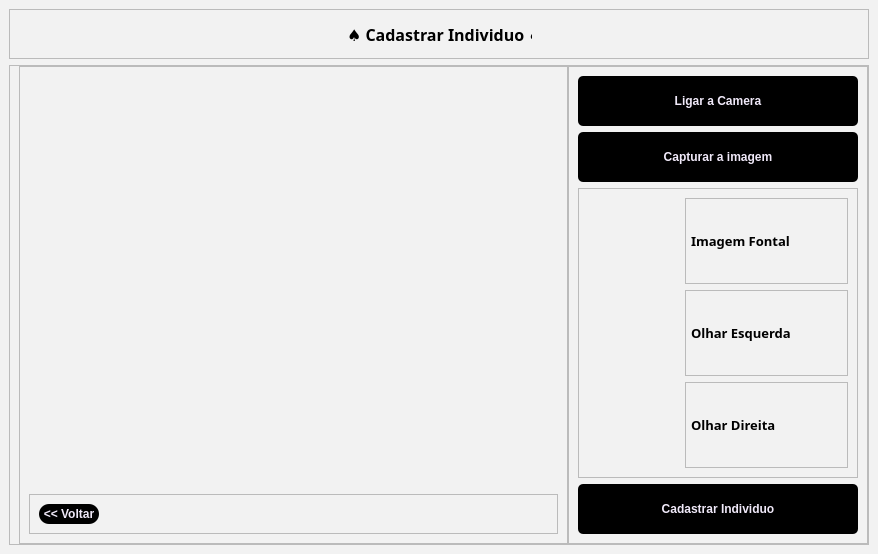
<?xml version="1.0" encoding="UTF-8"?>
<ui version="4.0">
 <class>MainWindow</class>
 <widget class="QMainWindow" name="MainWindow">
  <property name="geometry">
   <rect>
    <x>0</x>
    <y>0</y>
    <width>878</width>
    <height>545</height>
   </rect>
  </property>
  <property name="windowTitle">
   <string>MainWindow</string>
  </property>
  <property name="styleSheet">
   <string notr="true">background-color: rgb(242, 242, 242)</string>
  </property>
  <widget class="QWidget" name="centralwidget">
   <layout class="QVBoxLayout" name="verticalLayout_2">
    <item>
     <widget class="QFrame" name="frame_8">
      <property name="minimumSize">
       <size>
        <width>0</width>
        <height>50</height>
       </size>
      </property>
      <property name="frameShape">
       <enum>QFrame::StyledPanel</enum>
      </property>
      <property name="frameShadow">
       <enum>QFrame::Raised</enum>
      </property>
      <layout class="QHBoxLayout" name="horizontalLayout_5">
       <item>
        <spacer name="horizontalSpacer_7">
         <property name="orientation">
          <enum>Qt::Horizontal</enum>
         </property>
         <property name="sizeHint" stdset="0">
          <size>
           <width>349</width>
           <height>20</height>
          </size>
         </property>
        </spacer>
       </item>
       <item>
        <widget class="QLabel" name="label_5">
         <property name="minimumSize">
          <size>
           <width>185</width>
           <height>0</height>
          </size>
         </property>
         <property name="maximumSize">
          <size>
           <width>108</width>
           <height>16777215</height>
          </size>
         </property>
         <property name="font">
          <font>
           <family>Noto Sans Georgian</family>
           <pointsize>12</pointsize>
           <weight>75</weight>
           <bold>true</bold>
          </font>
         </property>
         <property name="styleSheet">
          <string notr="true">QLabel{
text-align: center;
}</string>
         </property>
         <property name="text">
          <string>♠ Cadastrar Individuo ♠</string>
         </property>
        </widget>
       </item>
       <item>
        <spacer name="horizontalSpacer_8">
         <property name="orientation">
          <enum>Qt::Horizontal</enum>
         </property>
         <property name="sizeHint" stdset="0">
          <size>
           <width>348</width>
           <height>20</height>
          </size>
         </property>
        </spacer>
       </item>
      </layout>
     </widget>
    </item>
    <item>
     <widget class="QFrame" name="frame_7">
      <property name="frameShape">
       <enum>QFrame::StyledPanel</enum>
      </property>
      <property name="frameShadow">
       <enum>QFrame::Raised</enum>
      </property>
      <layout class="QHBoxLayout" name="horizontalLayout">
       <property name="spacing">
        <number>0</number>
       </property>
       <property name="topMargin">
        <number>0</number>
       </property>
       <property name="rightMargin">
        <number>0</number>
       </property>
       <property name="bottomMargin">
        <number>0</number>
       </property>
       <item>
        <widget class="QFrame" name="frame_2">
         <property name="frameShape">
          <enum>QFrame::StyledPanel</enum>
         </property>
         <property name="frameShadow">
          <enum>QFrame::Raised</enum>
         </property>
         <layout class="QVBoxLayout" name="verticalLayout_3">
          <item>
           <spacer name="verticalSpacer">
            <property name="orientation">
             <enum>Qt::Vertical</enum>
            </property>
            <property name="sizeHint" stdset="0">
             <size>
              <width>20</width>
              <height>40</height>
             </size>
            </property>
           </spacer>
          </item>
          <item>
           <widget class="QLabel" name="display_camera">
            <property name="minimumSize">
             <size>
              <width>502</width>
              <height>300</height>
             </size>
            </property>
            <property name="maximumSize">
             <size>
              <width>16777215</width>
              <height>16777215</height>
             </size>
            </property>
            <property name="text">
             <string/>
            </property>
            <property name="pixmap">
             <pixmap>../../imagens/Frame 1.png</pixmap>
            </property>
           </widget>
          </item>
          <item>
           <spacer name="verticalSpacer_4">
            <property name="orientation">
             <enum>Qt::Vertical</enum>
            </property>
            <property name="sizeHint" stdset="0">
             <size>
              <width>20</width>
              <height>40</height>
             </size>
            </property>
           </spacer>
          </item>
          <item>
           <widget class="QFrame" name="frame_5">
            <property name="minimumSize">
             <size>
              <width>0</width>
              <height>30</height>
             </size>
            </property>
            <property name="frameShape">
             <enum>QFrame::StyledPanel</enum>
            </property>
            <property name="frameShadow">
             <enum>QFrame::Raised</enum>
            </property>
            <layout class="QHBoxLayout" name="horizontalLayout_3">
             <item>
              <widget class="QPushButton" name="voltar">
               <property name="minimumSize">
                <size>
                 <width>60</width>
                 <height>20</height>
                </size>
               </property>
               <property name="maximumSize">
                <size>
                 <width>60</width>
                 <height>20</height>
                </size>
               </property>
               <property name="font">
                <font>
                 <weight>75</weight>
                 <bold>true</bold>
                </font>
               </property>
               <property name="cursor">
                <cursorShape>PointingHandCursor</cursorShape>
               </property>
               <property name="styleSheet">
                <string notr="true">QPushButton{
	border-radius: 10px;
	border-image: url(:/Close_Image/cil-x.png);
	background-position: center;
		
	color: rgb(240, 233, 249);
	background-color: rgb(0, 0, 0);
	
}
QPushButton:hover{
	
	
	background-color: rgb(42, 42, 42);
	color: rgb(240, 233, 249);
}
QPushButton:pressed{
	background-color: rgb(35, 35, 35);
	color: rgb(200, 200, 200);
}

</string>
               </property>
               <property name="text">
                <string>&lt;&lt; Voltar</string>
               </property>
              </widget>
             </item>
             <item>
              <spacer name="horizontalSpacer_3">
               <property name="orientation">
                <enum>Qt::Horizontal</enum>
               </property>
               <property name="sizeHint" stdset="0">
                <size>
                 <width>40</width>
                 <height>20</height>
                </size>
               </property>
              </spacer>
             </item>
            </layout>
           </widget>
          </item>
         </layout>
        </widget>
       </item>
       <item>
        <widget class="QFrame" name="frame">
         <property name="minimumSize">
          <size>
           <width>300</width>
           <height>0</height>
          </size>
         </property>
         <property name="frameShape">
          <enum>QFrame::StyledPanel</enum>
         </property>
         <property name="frameShadow">
          <enum>QFrame::Raised</enum>
         </property>
         <layout class="QVBoxLayout" name="verticalLayout">
          <item>
           <widget class="QPushButton" name="cad_img_pushButton_start_camera">
            <property name="minimumSize">
             <size>
              <width>0</width>
              <height>50</height>
             </size>
            </property>
            <property name="maximumSize">
             <size>
              <width>16777215</width>
              <height>16777215</height>
             </size>
            </property>
            <property name="font">
             <font>
              <weight>75</weight>
              <bold>true</bold>
             </font>
            </property>
            <property name="cursor">
             <cursorShape>PointingHandCursor</cursorShape>
            </property>
            <property name="styleSheet">
             <string notr="true">QPushButton{
	border-radius: 5px;
	border-image: url(:/Close_Image/cil-x.png);
	background-position: center;
		
	color: rgb(240, 233, 249);
	background-color: rgb(0, 0, 0);
	
}
QPushButton:hover{
	
	
	background-color: rgb(42, 42, 42);
	color: rgb(240, 233, 249);
}
QPushButton:pressed{
	background-color: rgb(35, 35, 35);
	color: rgb(200, 200, 200);
}

</string>
            </property>
            <property name="text">
             <string>Ligar a Camera</string>
            </property>
           </widget>
          </item>
          <item>
           <widget class="QPushButton" name="cad_img_pushButton_captura">
            <property name="minimumSize">
             <size>
              <width>0</width>
              <height>50</height>
             </size>
            </property>
            <property name="maximumSize">
             <size>
              <width>16777215</width>
              <height>16777215</height>
             </size>
            </property>
            <property name="font">
             <font>
              <weight>75</weight>
              <bold>true</bold>
             </font>
            </property>
            <property name="cursor">
             <cursorShape>PointingHandCursor</cursorShape>
            </property>
            <property name="styleSheet">
             <string notr="true">QPushButton{
	border-radius: 5px;
	border-image: url(:/Close_Image/cil-x.png);
	background-position: center;
		
	color: rgb(240, 233, 249);
	background-color: rgb(0, 0, 0);
	
}
QPushButton:hover{
	
	
	background-color: rgb(42, 42, 42);
	color: rgb(240, 233, 249);
}
QPushButton:pressed{
	background-color: rgb(35, 35, 35);
	color: rgb(200, 200, 200);
}

</string>
            </property>
            <property name="text">
             <string>Capturar a imagem</string>
            </property>
           </widget>
          </item>
          <item>
           <widget class="QFrame" name="frame_3">
            <property name="frameShape">
             <enum>QFrame::StyledPanel</enum>
            </property>
            <property name="frameShadow">
             <enum>QFrame::Raised</enum>
            </property>
            <layout class="QFormLayout" name="formLayout">
             <item row="0" column="0">
              <widget class="QLabel" name="image_1">
               <property name="minimumSize">
                <size>
                 <width>91</width>
                 <height>86</height>
                </size>
               </property>
               <property name="maximumSize">
                <size>
                 <width>70</width>
                 <height>70</height>
                </size>
               </property>
               <property name="text">
                <string/>
               </property>
               <property name="pixmap">
                <pixmap>../../imagens/Frame 19 (1).png</pixmap>
               </property>
              </widget>
             </item>
             <item row="0" column="1">
              <widget class="QFrame" name="frame_10">
               <property name="minimumSize">
                <size>
                 <width>0</width>
                 <height>0</height>
                </size>
               </property>
               <property name="maximumSize">
                <size>
                 <width>16777215</width>
                 <height>16777215</height>
                </size>
               </property>
               <property name="frameShape">
                <enum>QFrame::StyledPanel</enum>
               </property>
               <property name="frameShadow">
                <enum>QFrame::Raised</enum>
               </property>
               <layout class="QHBoxLayout" name="horizontalLayout_2" stretch="0,0">
                <property name="spacing">
                 <number>0</number>
                </property>
                <property name="leftMargin">
                 <number>0</number>
                </property>
                <property name="topMargin">
                 <number>0</number>
                </property>
                <property name="rightMargin">
                 <number>0</number>
                </property>
                <property name="bottomMargin">
                 <number>0</number>
                </property>
                <item>
                 <widget class="QLabel" name="label_4">
                  <property name="minimumSize">
                   <size>
                    <width>0</width>
                    <height>0</height>
                   </size>
                  </property>
                  <property name="maximumSize">
                   <size>
                    <width>121</width>
                    <height>16777215</height>
                   </size>
                  </property>
                  <property name="font">
                   <font>
                    <family>Noto Sans Georgian</family>
                    <pointsize>10</pointsize>
                    <weight>75</weight>
                    <bold>true</bold>
                   </font>
                  </property>
                  <property name="styleSheet">
                   <string notr="true">QLabel{
text-align: center;
}</string>
                  </property>
                  <property name="text">
                   <string>Imagem Fontal</string>
                  </property>
                 </widget>
                </item>
                <item>
                 <widget class="QLabel" name="flag_foto_1">
                  <property name="minimumSize">
                   <size>
                    <width>24</width>
                    <height>26</height>
                   </size>
                  </property>
                  <property name="maximumSize">
                   <size>
                    <width>22</width>
                    <height>29</height>
                   </size>
                  </property>
                  <property name="text">
                   <string/>
                  </property>
                  <property name="pixmap">
                   <pixmap>../../imagens/Group 144.png</pixmap>
                  </property>
                 </widget>
                </item>
               </layout>
              </widget>
             </item>
             <item row="1" column="0">
              <widget class="QLabel" name="Image_2">
               <property name="minimumSize">
                <size>
                 <width>91</width>
                 <height>86</height>
                </size>
               </property>
               <property name="maximumSize">
                <size>
                 <width>70</width>
                 <height>70</height>
                </size>
               </property>
               <property name="text">
                <string/>
               </property>
               <property name="pixmap">
                <pixmap>../../imagens/Frame 19 (1).png</pixmap>
               </property>
              </widget>
             </item>
             <item row="1" column="1">
              <widget class="QFrame" name="frame_12">
               <property name="frameShape">
                <enum>QFrame::StyledPanel</enum>
               </property>
               <property name="frameShadow">
                <enum>QFrame::Raised</enum>
               </property>
               <layout class="QHBoxLayout" name="horizontalLayout_7">
                <property name="spacing">
                 <number>0</number>
                </property>
                <property name="leftMargin">
                 <number>0</number>
                </property>
                <property name="topMargin">
                 <number>0</number>
                </property>
                <property name="rightMargin">
                 <number>0</number>
                </property>
                <property name="bottomMargin">
                 <number>0</number>
                </property>
                <item>
                 <widget class="QLabel" name="label_6">
                  <property name="minimumSize">
                   <size>
                    <width>0</width>
                    <height>0</height>
                   </size>
                  </property>
                  <property name="maximumSize">
                   <size>
                    <width>121</width>
                    <height>16777215</height>
                   </size>
                  </property>
                  <property name="font">
                   <font>
                    <family>Noto Sans Georgian</family>
                    <pointsize>10</pointsize>
                    <weight>75</weight>
                    <bold>true</bold>
                   </font>
                  </property>
                  <property name="styleSheet">
                   <string notr="true">QLabel{
text-align: center;
}</string>
                  </property>
                  <property name="text">
                   <string>Olhar Esquerda</string>
                  </property>
                 </widget>
                </item>
                <item>
                 <widget class="QLabel" name="flag_foto_2">
                  <property name="minimumSize">
                   <size>
                    <width>24</width>
                    <height>26</height>
                   </size>
                  </property>
                  <property name="maximumSize">
                   <size>
                    <width>22</width>
                    <height>29</height>
                   </size>
                  </property>
                  <property name="text">
                   <string/>
                  </property>
                  <property name="pixmap">
                   <pixmap>../../imagens/Group 144.png</pixmap>
                  </property>
                 </widget>
                </item>
               </layout>
              </widget>
             </item>
             <item row="2" column="0">
              <widget class="QLabel" name="Image_3">
               <property name="minimumSize">
                <size>
                 <width>91</width>
                 <height>86</height>
                </size>
               </property>
               <property name="maximumSize">
                <size>
                 <width>70</width>
                 <height>70</height>
                </size>
               </property>
               <property name="text">
                <string/>
               </property>
               <property name="pixmap">
                <pixmap>../../imagens/Frame 19 (1).png</pixmap>
               </property>
              </widget>
             </item>
             <item row="2" column="1">
              <widget class="QFrame" name="frame_13">
               <property name="frameShape">
                <enum>QFrame::StyledPanel</enum>
               </property>
               <property name="frameShadow">
                <enum>QFrame::Raised</enum>
               </property>
               <layout class="QHBoxLayout" name="horizontalLayout_4">
                <property name="spacing">
                 <number>0</number>
                </property>
                <property name="leftMargin">
                 <number>0</number>
                </property>
                <property name="topMargin">
                 <number>0</number>
                </property>
                <property name="rightMargin">
                 <number>0</number>
                </property>
                <property name="bottomMargin">
                 <number>0</number>
                </property>
                <item>
                 <widget class="QLabel" name="label_7">
                  <property name="minimumSize">
                   <size>
                    <width>0</width>
                    <height>0</height>
                   </size>
                  </property>
                  <property name="maximumSize">
                   <size>
                    <width>121</width>
                    <height>16777215</height>
                   </size>
                  </property>
                  <property name="font">
                   <font>
                    <family>Noto Sans Georgian</family>
                    <pointsize>10</pointsize>
                    <weight>75</weight>
                    <bold>true</bold>
                   </font>
                  </property>
                  <property name="styleSheet">
                   <string notr="true">QLabel{
text-align: center;
}</string>
                  </property>
                  <property name="text">
                   <string>Olhar Direita</string>
                  </property>
                 </widget>
                </item>
                <item>
                 <widget class="QLabel" name="flag_foto_3">
                  <property name="minimumSize">
                   <size>
                    <width>24</width>
                    <height>26</height>
                   </size>
                  </property>
                  <property name="maximumSize">
                   <size>
                    <width>22</width>
                    <height>29</height>
                   </size>
                  </property>
                  <property name="text">
                   <string/>
                  </property>
                  <property name="pixmap">
                   <pixmap>../../imagens/Group 144.png</pixmap>
                  </property>
                 </widget>
                </item>
               </layout>
              </widget>
             </item>
            </layout>
           </widget>
          </item>
          <item>
           <widget class="QPushButton" name="cadastrar_pushButton_imagens">
            <property name="minimumSize">
             <size>
              <width>0</width>
              <height>50</height>
             </size>
            </property>
            <property name="maximumSize">
             <size>
              <width>16777215</width>
              <height>16777215</height>
             </size>
            </property>
            <property name="font">
             <font>
              <weight>75</weight>
              <bold>true</bold>
             </font>
            </property>
            <property name="cursor">
             <cursorShape>PointingHandCursor</cursorShape>
            </property>
            <property name="styleSheet">
             <string notr="true">QPushButton{
	border-radius: 5px;
	border-image: url(:/Close_Image/cil-x.png);
	background-position: center;
		
	color: rgb(240, 233, 249);
	background-color: rgb(0, 0, 0);
	
}
QPushButton:hover{
	
	
	background-color: rgb(42, 42, 42);
	color: rgb(240, 233, 249);
}
QPushButton:pressed{
	background-color: rgb(35, 35, 35);
	color: rgb(200, 200, 200);
}

</string>
            </property>
            <property name="text">
             <string>Cadastrar Individuo</string>
            </property>
           </widget>
          </item>
         </layout>
        </widget>
       </item>
      </layout>
     </widget>
    </item>
   </layout>
  </widget>
 </widget>
 <resources/>
 <connections/>
</ui>
